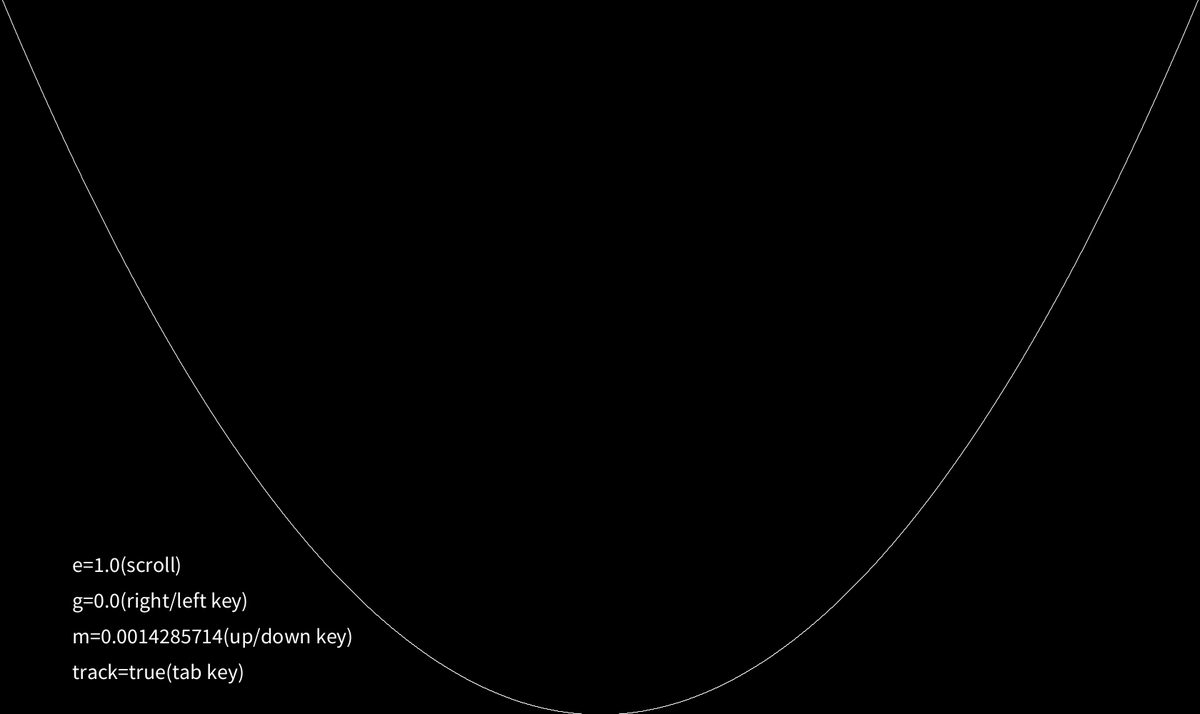
Frame 1 (no input)
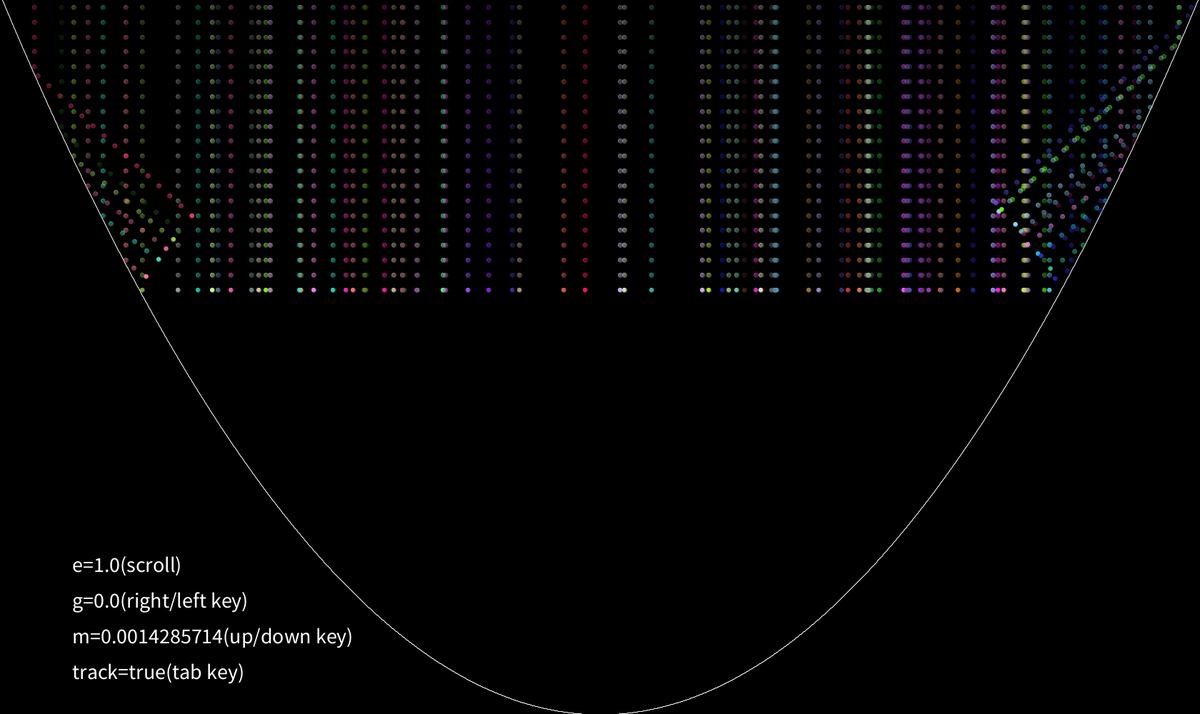
Frame 60 (the mouse pressed at the canvas centre just before this capture)
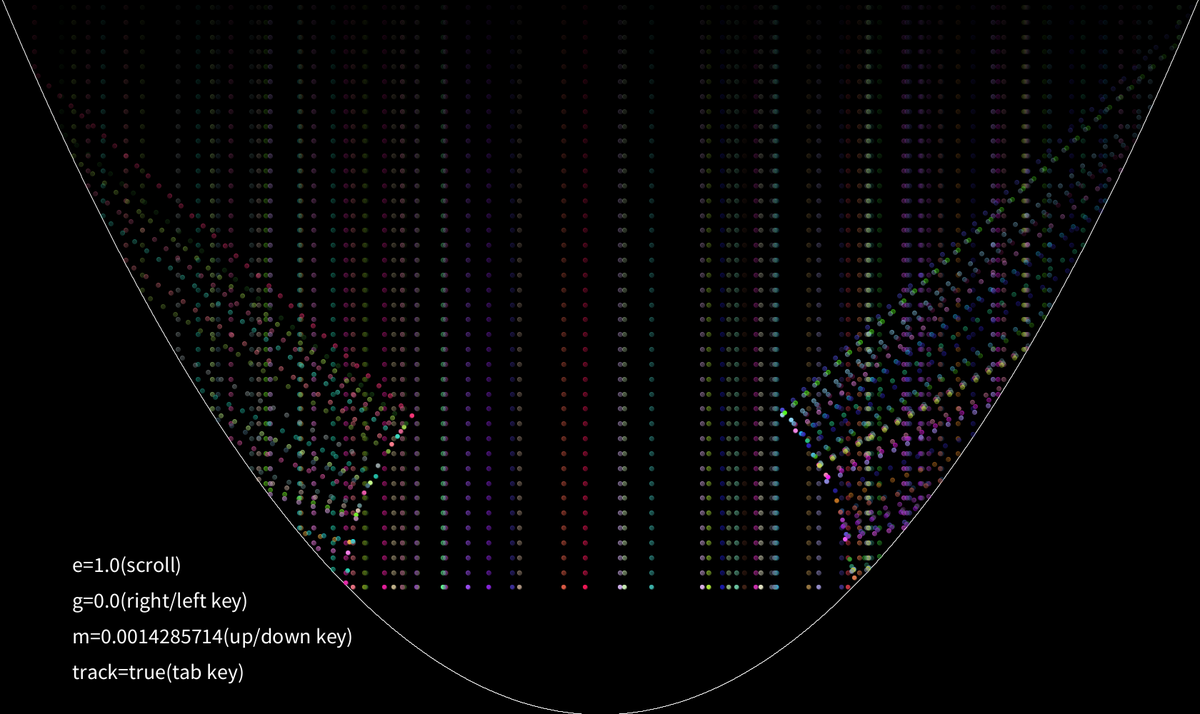
Frame 120 (the mouse held since frame 60 and released just before this capture)

The Processing sketch that drew these frames (run headless with seeded random() and noise(); from frame 60 on, the mouse is pressed at the canvas centre):

// Processing sketch: parabora
// ── parabora.pde
float e =  1;
float g = 0;
int w = 1680;
int h = 1000;
Boolean track = true;
float katamuki = 700;
class rgb {
  int R;
  int G;
  int B;
  int A;
  rgb(int _R,int _G,int _B,int _A){
    this.R = _R;
    this.G = _G;
    this.B = _B;
    this.A = _A;
  }
}

class form {
  int x,y;
  form(int _x,int _y){
    this.x = _x;
    this.y = _y;
  }
  void draw() {
  }
}
class Vector {
  float x;
  float y;
  float arg;
  Vector(float _x,float _y){
    this.x = _x;
    this.y = _y;
  }
  float abs() {
    return sqrt(x*x+y*y);
  }
  void multi(float t){
    this.x *= t;
    this.y *= t;
  }
  void div(float t){
    this.x /= t;
    this.y /= t;
  }
  Vector tani() {
    return new Vector(this.x/this.abs(),this.y/this.abs());
  }
  float katamuki(){
    return this.y/this.x; 
  }
}
float v0x = 0;
float v0y = 25;
float naiseki(Vector v1, Vector v2){
  return v1.x*v2.x + v1.y*v2.y;
}
class object {
  int time = 0;
  float x;
  float y;
  int r;
  float sy;
  rgb c;
  Vector v;
  object(float x,float y,int r,Vector v,rgb _ObjColor){
    this.x=x;
    this.sy=y;
    this.y=y;
    this.r=r;
    this.v = v;
    this.c = _ObjColor;
  }
  void draw(){
    fill(c.R,c.G,c.B,c.A);
    circle(x,round(y),r*2);
  }
  void fall(){
    v.y = v.y-g*1/3.6;
    y = y+v.y*1/3.6;
    x = x+v.x*1/3.6;
    float load_y = load(x);
    Vector load_Vec = new Vector(1,(2/katamuki)*x);

    if (y - r > h){
      y = h-r;
      v.y = -e *v.y;
    }
    if (y + r < 0){
      y = r;
      v.y = -e *v.y;
    }
    if (x-r>w/2){
      x = w/2+r;
      v.x = -e * v.x;
    }
    if (x+r<-w/2){
      x = -w/2-r;
      v.x = -e * v.x;
    }
    if (y - r < load_y){
      y = load_y + r;
      float vec_cos = naiseki(load_Vec,v)/(load_Vec.abs()*v.abs());
      float vec_sin = sqrt(1 - sq(vec_cos));
      Vector v_90 = new Vector(1,-(load_Vec.x/load_Vec.y)).tani();
      if(load_Vec.katamuki() < 0){
         v_90 = new Vector(-1,(load_Vec.x/load_Vec.y)).tani();
      }
      v_90.multi(vec_sin*v.abs()*-e);
      Vector v_0 = load_Vec.tani();;
      v_0.multi(vec_cos*v.abs());
      v.x = v_90.x+v_0.x;
      v.y = v_90.y+v_0.y;
    }
  }
}
float load (float x) {
  return x*x/katamuki;
}
int random256() {
  return int(random(20,256));
}
class trajectory extends object{
  int createdTime;
  trajectory(object o){
    super(o.x,o.y,o.r,o.v,o.c);
    this.createdTime = frameCount;
  }
  void draw(){
    if (frameCount - createdTime < 128){
     stroke(c.R,c.G,c.B,128-(frameCount - createdTime)*1);
     fill(c.R,c.G,c.B,128-(frameCount - createdTime)*1);
    circle(x,round(y),r*2);
    }
  }
}
ArrayList<object> objects = new ArrayList<object>();
ArrayList<trajectory> trajects = new ArrayList<trajectory>();

int knobValue;
void setup() {

  background(255);
  size(1680,1000);
  for (int i=0;i<100;i++){
    objects.add(new object(int(random(-w/2+2,w/2-2)),h-4,3,new Vector(v0x,v0y),new rgb(random256(),random256(),random256(),256)));
  }
}
void keyPressed() {
  if (key == CODED) {      // コード化されているキーが押された
    if (keyCode == UP) {    // キーコードを判定
      katamuki=katamuki-100;
    } else if (keyCode == DOWN) {
      katamuki=katamuki+100;
    } else if (keyCode == RIGHT) {
      g=g+1;
    } else if (keyCode == LEFT) {
      g=g-1;
    } 
  }
    if (key == TAB) {          // Tabキーに反応
    track=!track;
  }  
}
void mouseWheel(MouseEvent e1 ){
  if( e1.getCount() < 0 ){
    e+=0.1;
  } else {
    e-=0.1;
  }
}
void draw(){
  translate(w/2,h);
  scale(1,-1);
  background(knobValue);
  stroke(255);
  for (int i=-w/2;i<w/2;i++){
    line(i,int(load(i)),i+1,int(load(i+1)));
  }
  noStroke();
  for (int i=0;i < objects.size();i++){
    object target = (object)objects.get(i);
    target.fall();
    target.draw();
    if (frameCount%3==0&&track){
      trajects.add(new trajectory(target));
    }
  }
  for (int i=0;i < trajects.size();i++){
    trajectory target = (trajectory)trajects.get(i);
    target.draw();
  }
  fill(255);
  textSize(30);
  scale(1,-1);
  text("e="+e+"(scroll)",-w/2+100,-200);
  text("g="+g+"(right/left key)",-w/2+100,-150);
  text("m="+1/katamuki+"(up/down key)",-w/2+100,-100);
  text("track="+track+"(tab key)",-w/2+100,-50);
}
